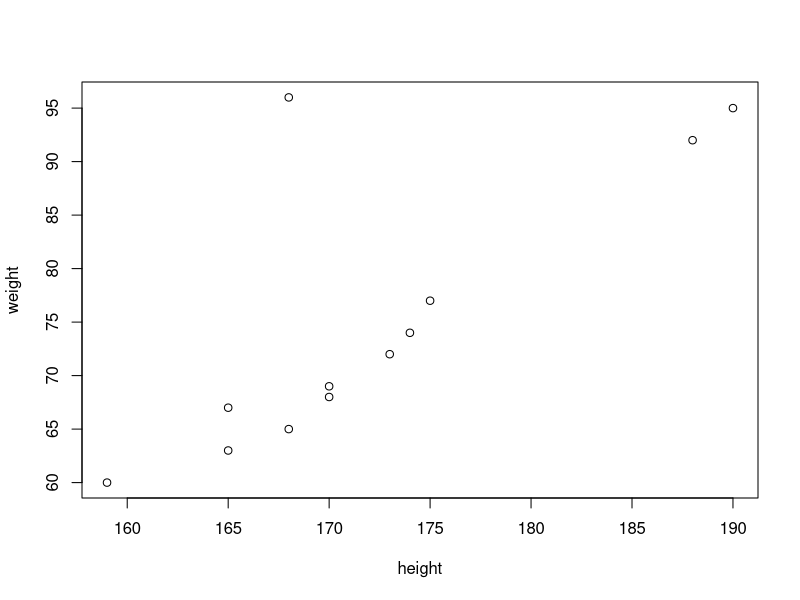
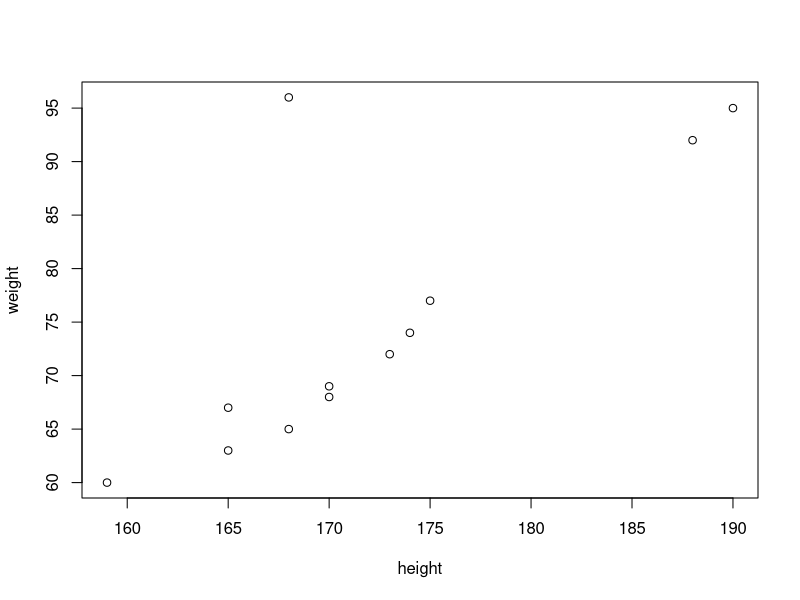
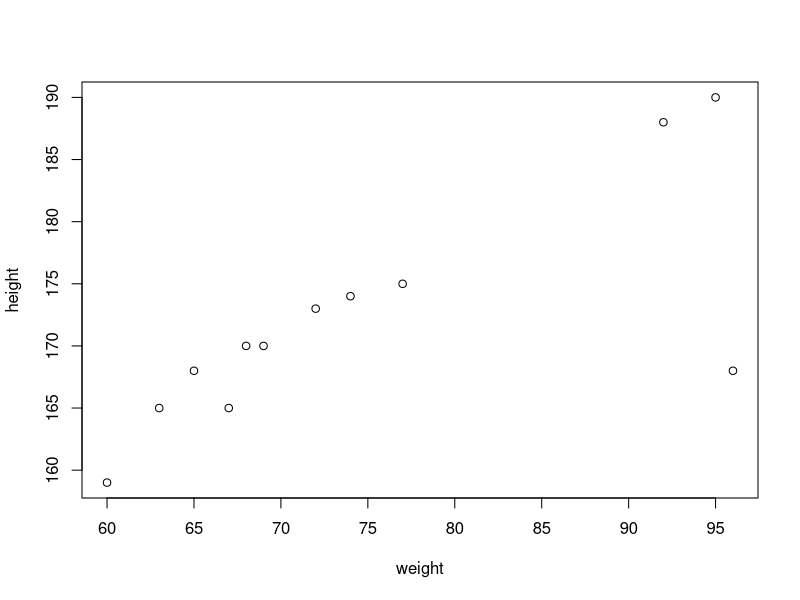
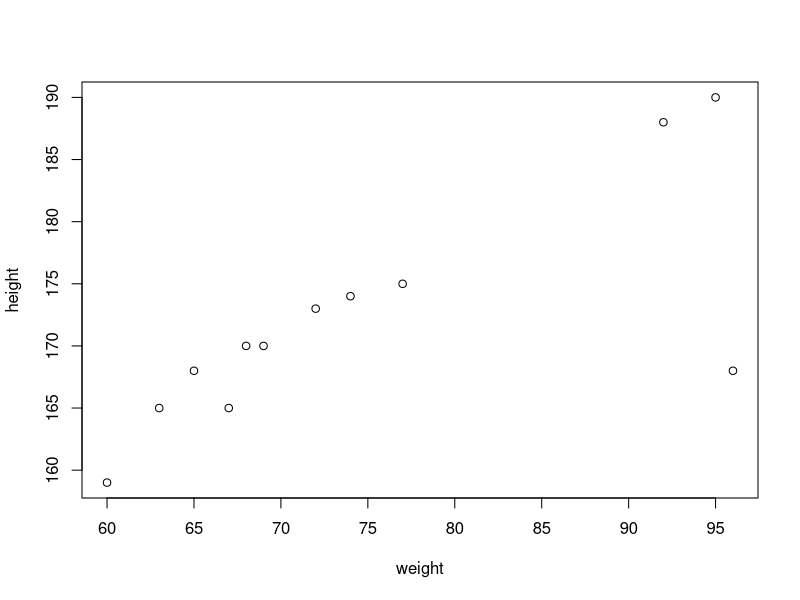
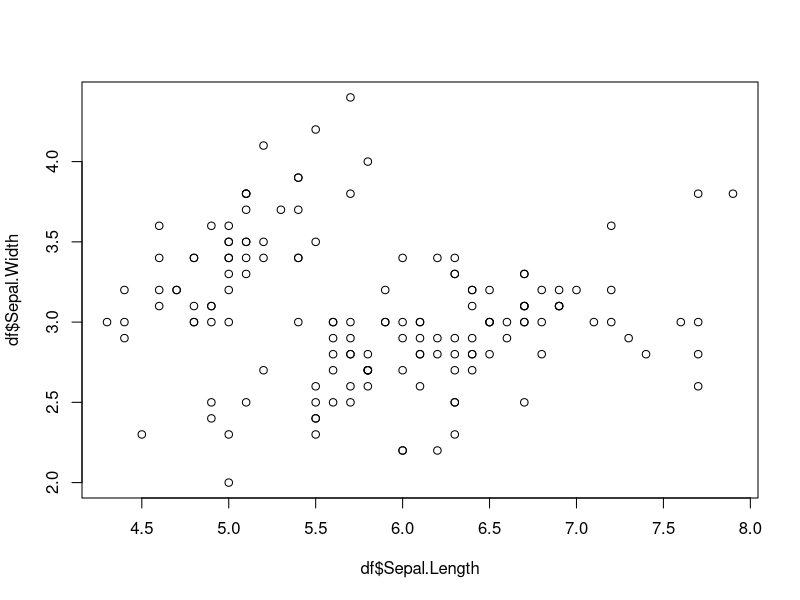
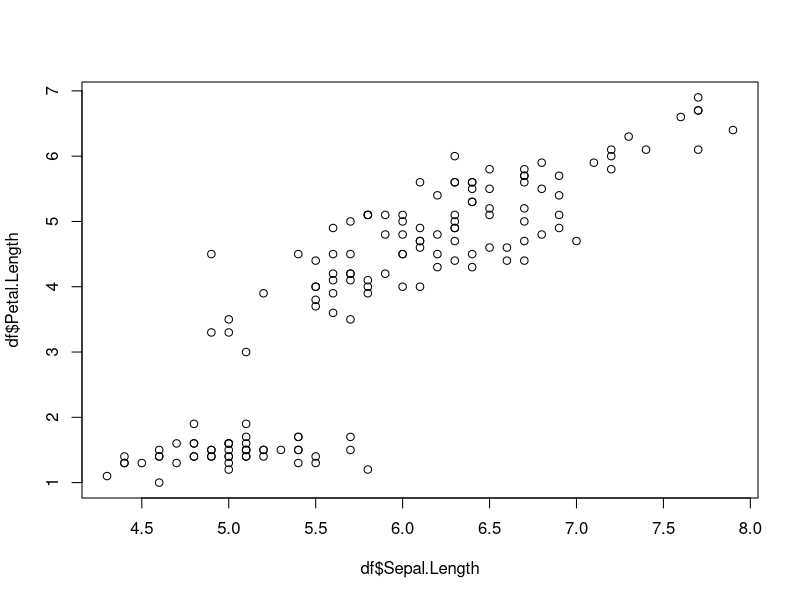
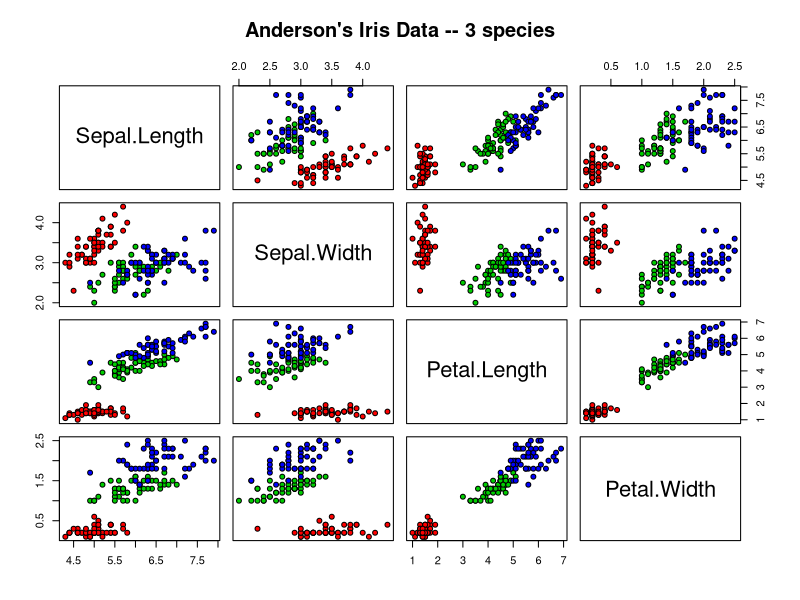
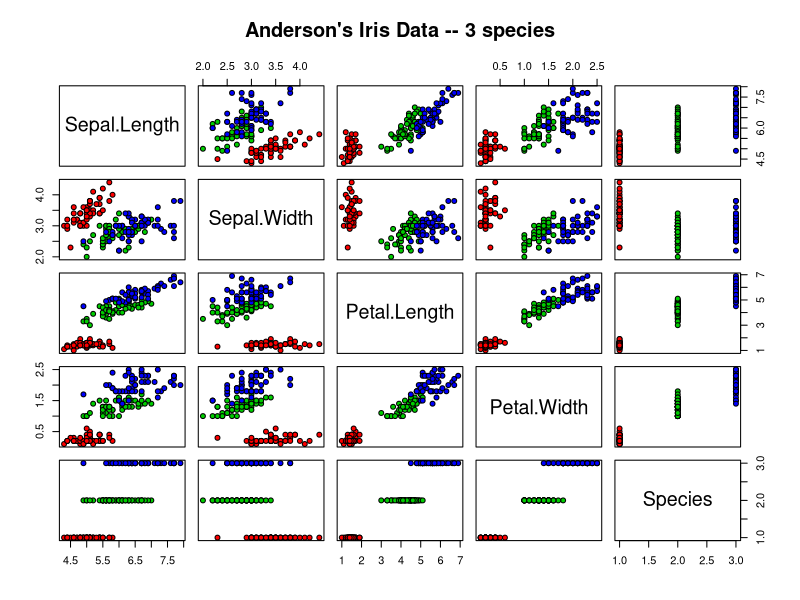

R code for these plots, in order:
###### 반복 구문과 조건문 ######################
rm(list = ls())

## 1) for 반복 구문

a <- c()
# a = NULL
# a = -1
for (i in 1:9) {
  a[i] <- i * i
}
print(a)

b <- c()
for (i in 1:9) 
  b[i] <- i * i
print(b)

isum <- 0
for (i in 1:100) {
  isum <- isum + i
}
cat("1부터 100까지의 합 =", isum, "입니다.", "\n")

x <- 0
while (x<5) {
  x <- x+1
  print(x)
}


## 3) if~else 조건문
StatScore <-  c(88, 90, 87, 92, 75, 65, 93, 54, 85, 90)
over90 <-  rep(0, length(StatScore))
over90

for (i in 1:length(StatScore)) {
  if (StatScore[i] >= 90) over90[i] <- 1
  else over90[i] <- 0
}

print(over90)
cat("90점을 넘은 사람의 수는 ", sum(over90), "명 입니다.", sep="")
cat("90점을 넘은 사람의 수는 ", sum(over90), "명 입니다.", sep="--")

# 사용자 정의 함수
addto <- function(a) {
  isum <- 0
  for (i in 1:a) {
    isum <- isum + i
  }
  return(isum)
}

print(addto(10))
print(addto(100))

# 기타 유용한 기능들
## 1) paste: 문자열로 연결

number <- 1:10
alphabet <- c("a", "b", "c")

print(paste(number, alphabet))
print(paste(number, alphabet, sep=" to the "))

substr("BigDataAnalysis", 1, 4)

country <- c("Korea", "Japan", "China", "Singapore", "Russia")
print(substr(country, 1, 3))

# 3) 자료형 데이터 구조 변환
x <- matrix(c(1,2,3,4,5,6), ncol=2)
x

print(as.data.frame(x))  # 데이터프레임
print(as.list(x))        # 리스트
print(as.matrix(x))      # 행렬
print(as.vector(x))      # 벡터
print(as.factor(x))      # 팩터

as.integer(3.14)
as.integer('3.14')
as.integer(c('3.14', 5))
as.numeric('foo')
as.character(101)
as.numeric(FALSE)
as.logical(0.35)
as.logical(0)

###########################################
income <- c(100, 200, 150, 300, 900)
car <- c("kia", "hyundai", "kia", "toyota", "lexus")
marriage <- c(FALSE, FALSE, FALSE, TRUE, TRUE)

df = data.frame(income, car, marriage)

# income 숫자형 벡터, car 문자형 벡터, marriage 논리형 벡터
print(df)              
# matrix 변환 후 모든 컬럼 문자형 벡터화
print(as.matrix(df))   
as.matrix(df)[2, 2]

## 4) 문자열을 날짜로 변환
print(Sys.Date())     # 오늘 날짜

a <- '2019-07-08'
b <- '07/08/2019'

print(as.Date(a))
print(as.Date(b, format = "%m/%d/%Y")) # 4자리 연도
print(as.Date(b, format = "%m/%d/%y")) # 2자리 연도
print(as.Date(b))

## 5) 날짜를 문자열로 변환

format(Sys.Date())
as.character(Sys.Date())
format(Sys.Date(), format="%m/%d/%Y")


# format 함수로 날자 정보 추출
format(Sys.Date(), '%a')             # 요일
format(Sys.Date(), '%b')             # 월
format(Sys.Date(), '%B')             # 7월
format(Sys.Date(), '%m')             # 두자리 숫자로 월
format(Sys.Date(), '%d')             # 두자리 숫자로 일
format(Sys.Date(), '%y')             # 두자리 숫자로 연도
format(Sys.Date(), '%Y')             # 네자리 숫자로 연도

# R 그래픽 기능
height <- c(170, 168, 174, 175, 188, 165, 165, 190, 173, 168, 159, 170)
weight <- c(68, 65, 74, 77, 92, 63, 67, 95, 72, 96, 60, 69)
plot(height, weight)
plot(weight ~ height)
plot(weight, height)
plot(height ~ weight)

# iris 샘플 데이터 (Sepal:꽃받침, Petal:꽃잎)
df <- iris            
df
str(df)

## 1) 산점도 그래프(Scatter Plot)
plot(df$Sepal.Length, df$Sepal.Width)  # 꽃받침 길이와 꽃받침 너비 산점도
plot(df$Sepal.Length, df$Petal.Length) # 꽃받침 길이와 꽃잎 길이 산점도

# 산점도 행렬(Scatter Plot Matrix)을 위한 준비
c("red", "green3", "blue")[1]
c("red", "green3", "blue")[c(1, 2)]
c("red", "green3", "blue")[c(1, 3, 2, 1, 3)]

df$Species
uc <- unclass(df$Species) # "setosa", "versicolor", "virginica"
uc # "setosa", "versicolor", "virginica"가 각각 1, 2, 3으로 수정된 벡터
c("red", "green3", "blue")[unclass(df$Species)]


names(df)

## 2) 산점도 행렬(Scatter Plot Matrix)
pairs(df[1:4],
      main = "Anderson's Iris Data -- 3 species",
      pch = 21,
      bg = c("red", "green3", "blue")[unclass(df$Species)])

pairs(df,
      main = "Anderson's Iris Data -- 3 species",
      pch = 21,
      bg = c("red", "green3", "blue")[unclass(df$Species)])

## 3) 히스토그램(Histogram)
StatScore <- c(88, 90, 87, 92, 75, 65, 93, 54, 85, 90)
hist(StatScore)
hist(StatScore, prob=T)

## 3) 상자그림(Box-Plot)
boxplot(StatScore)

StatScore2 <- c(88, 90, 87, 92, 75, 65, 93, 54, 85, 90, 108)
boxplot(StatScore2)
